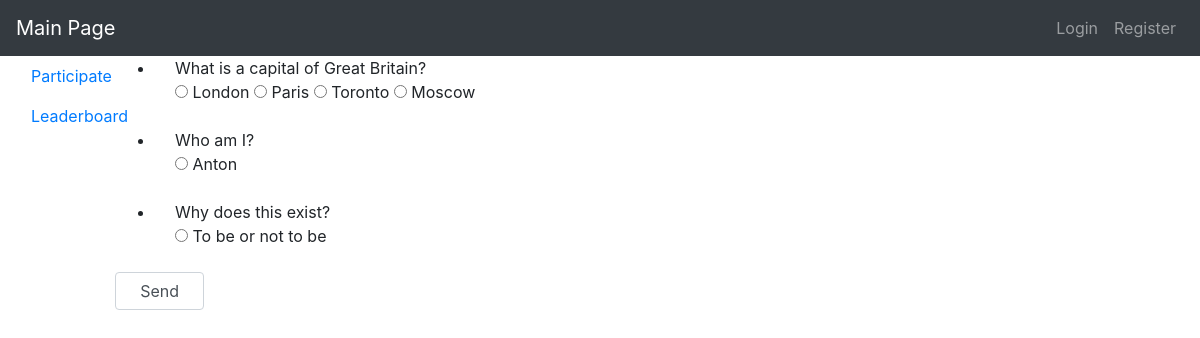
The page /play/1 on the database as committed earlier.
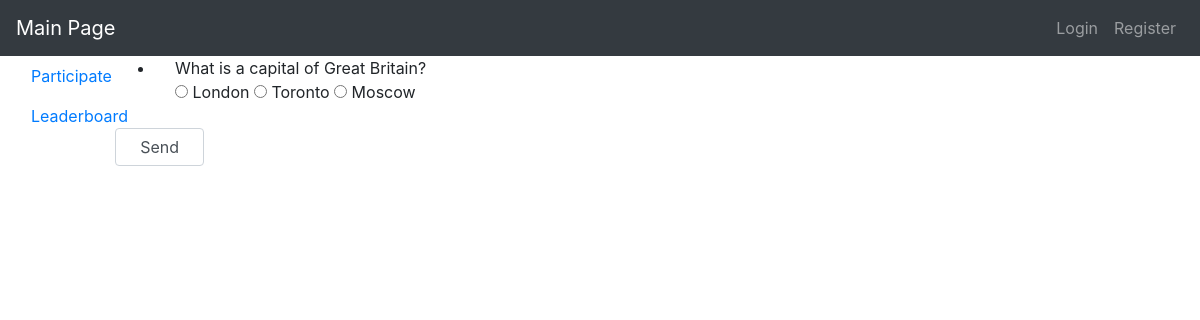
The same page on the database as committed later.
### orm.py (models this page shows)
class BaseModel(Model):
    class Meta:
        database = db

class Question(BaseModel):
    number = IntegerField()
    content = TextField()
    correct_answer = IntegerField()
    test = ForeignKeyField(Test, backref="questions")

class Answer(BaseModel):
    number = IntegerField()
    content = TextField()
    question = ForeignKeyField(Question, backref="answers")

### app.py (the view)
@app.route('/play/<int:ident>')
def page_list_test(ident):
    questions = Test.get_by_id(ident).questions
    return render_template("p_user_test_take.html", model=questions, id=ident)

### app.py (called while the page is built)
@app.before_request
def before_request():
    db.connect()

@app.after_request
def after_request(response):
    db.close()
    return response

### templates/p_user_test_take.html
{% extends "bootstrap/base.html" %}
{% block content %}
    <div class="left">
        <form method="post" action="{{ url_for('action_eval_test', ident=id) }}">
            <ul>
            {% for i in model %}
                <li>
                    <div class="form-group form-check">
                    {{ i.content }} <br>
                    {% set first=True %}
                    {% for j in i.answers %}
                        <input type="radio" name="q{{ i.number }}" id="q{{ i.number }}_{{ j.number }}" value="{{ j.number }}"
                                {% if first %} required {% set first=False %} {% endif %}  >
                        <label for="q{{ i.number }}_{{ j.number }}">{{ j.content }}</label>
                    {% endfor %}
                    </div>
                </li>
            {% endfor %}
            </ul>
            <input type="submit" class="form-control col-lg-1 col-md-2 col-sm-2 col-xl-1" value="Send">
        </form>
    </div>
{% endblock %}

Rows that differ between the two databases and show on the page:
removed Answer: number "☐ Paris", content "Paris"
removed Question: content "Who am I?"
removed Answer: number "☐ Anton", content "Anton", shown under "Who am I?"
removed Question: content "Why does this exist?"
removed Answer: number "☐ To be or not to be", content "To be or not to be", shown under "Why does this exist?"
